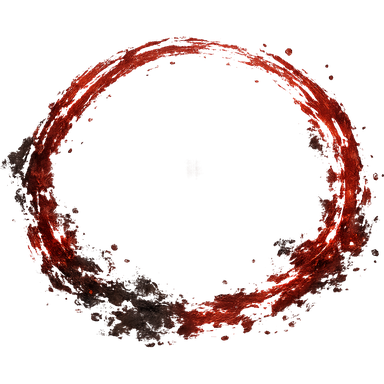
#> input picture assets/vfx/boss_phase_seal.png, 384 x 384 px, given in place of wave.png, which was not available
$ python make_placeholders.py ../../assets/vfx/boss_phase_seal.png
#> lines starting #> are read from the running program, lines starting #| are printed output that depends on the picture
"""GPT 그림이 오기 전 임시 그림 (같은 파일 이름으로 덮어쓰면 바로 바뀐다).

  python tools/vfx/make_placeholders.py [--force]   (이미 있는 그림은 건너뜀)
wave_strip / lightning_strip / ink_strip: 가로로 긴 띠 (경로를 따라 늘려 그림), explosion: 유성 충돌,
proj_water / proj_spear / proj_ink: 원거리 탄 (오른쪽 = 날아가는 방향).
"""
import os
import sys

from PIL import Image

ROOT = os.path.abspath(os.path.join(os.path.dirname(__file__), "..", ".."))
V = os.path.join(ROOT, "assets/vfx")


def load(name: str) -> Image.Image:
#> called with name = 'wave'
    return Image.open(os.path.join(V, f"{name}.png")).convert("RGBA")
#> returned value is the input picture: PIL image 384x384 RGBA; mean R, G, B, A 27.2, 7.6, 5.5, 41.3


def band(img: Image.Image, top: float, bottom: float, size: tuple) -> Image.Image:
#> called with top = 0, bottom = 0.42, size = (512, 128)
    w, h = img.size
#> w = 384; h = 384
    return img.crop((0, int(h * top), w, int(h * bottom))).resize(size, Image.LANCZOS)
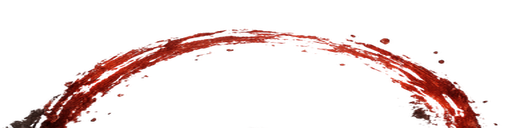
#> returned value: PIL image 512x128 RGBA; mean R, G, B, A 28.9, 6.7, 4.6, 30; transparent parts drawn white


def feather(img: Image.Image, edge: float = 0.14) -> Image.Image:
    """띠·탄 가장자리를 부드럽게 (네모난 잘린 자국이 보이지 않게)."""
#> called with edge = 0.14
    import numpy as np
    a = np.asarray(img).astype(np.float32)
    h, w = a.shape[:2]
#> h = 128; w = 512
    x = np.minimum(np.arange(w) / (w * edge), (w - 1 - np.arange(w)) / (w * edge)).clip(0, 1)
    y = np.minimum(np.arange(h) / (h * edge * 2), (h - 1 - np.arange(h)) / (h * edge * 2)).clip(0, 1)
    a[..., 3] *= np.outer(y, x)
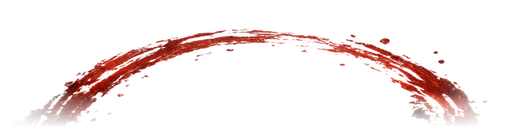
#> a: shape (128, 512, 4) float32; mean R, G, B, A 28.9, 6.7, 4.6, 23.2; transparent parts drawn white
    return Image.fromarray(a.astype(np.uint8), "RGBA")


def save(img: Image.Image, name: str) -> None:
    path = os.path.join(V, f"{name}.png")
    if os.path.exists(path) and "--force" not in sys.argv:  # GPT 그림이 들어온 것은 덮어쓰지 않는다
        print("skip", name)
        return
    img = feather(img) if name != "explosion" else img
    img.save(os.path.join(V, f"{name}.png"), optimize=True)
    print("ok", name)


if __name__ == "__main__":
    save(band(load("wave"), 0.0, 0.42, (512, 128)), "wave_strip")
    save(band(load("lightning").rotate(90, expand=True), 0.3, 0.7, (512, 128)), "lightning_strip")
#> call 2 of load, with name = 'lightning'
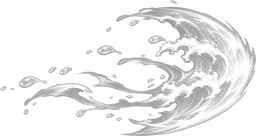
#> input picture assets/vfx/brush_crescent.png, 256 x 136 px, given in place of lightning.png, which was not available
#> in load, returned value is the input picture: PIL image 256x136 RGBA; mean R, G, B, A 164.4, 164.4, 164.4, 84.7
#> call 2 of band, with top = 0.3, bottom = 0.7, size = (512, 128)
#> in band (call 2), `w, h = img.size`: w = 136; h = 256
#> in band (call 2), `return img.crop((0, int(h * top), w, int(h * bottom))).resize(size, Im..`:
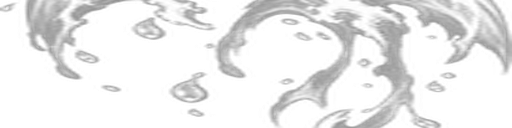
#> returned value: PIL image 512x128 RGBA; mean R, G, B, A 90.2, 90.2, 90.2, 78.2; transparent parts drawn white
#> call 2 of feather, with edge = 0.14
#> in feather (call 2), `a[..., 3] *= np.outer(y, x)`:
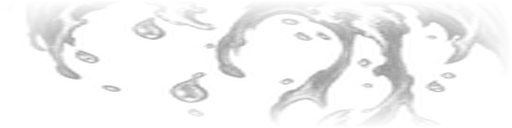
#> a: shape (128, 512, 4) float32; mean R, G, B, A 90.2, 90.2, 90.2, 42.4; transparent parts drawn white
    save(band(load("ink"), 0.3, 0.7, (512, 128)), "ink_strip")
#> call 3 of band, with top = 0.3, bottom = 0.7, size = (512, 128)
#> in band (call 3), `w, h = img.size`: h = 136
#> in band (call 3), `return img.crop((0, int(h * top), w, int(h * bottom))).resize(size, Im..`:
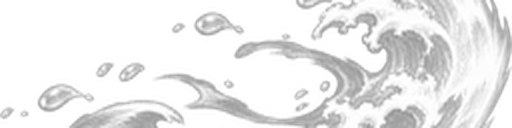
#> returned value: PIL image 512x128 RGBA; mean R, G, B, A 113.7, 113.7, 113.7, 110.8; transparent parts drawn white
#> call 3 of feather, with edge = 0.14
#> in feather (call 3), `a[..., 3] *= np.outer(y, x)`:
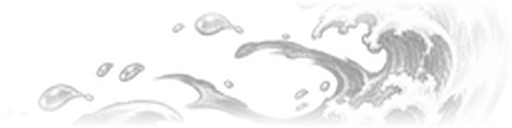
#> a: shape (128, 512, 4) float32; mean R, G, B, A 113.7, 113.7, 113.7, 64.1; transparent parts drawn white
    save(load("quake").resize((256, 256), Image.LANCZOS), "explosion")
#> (the run stopped early here; a loop or call above may not have finished)
